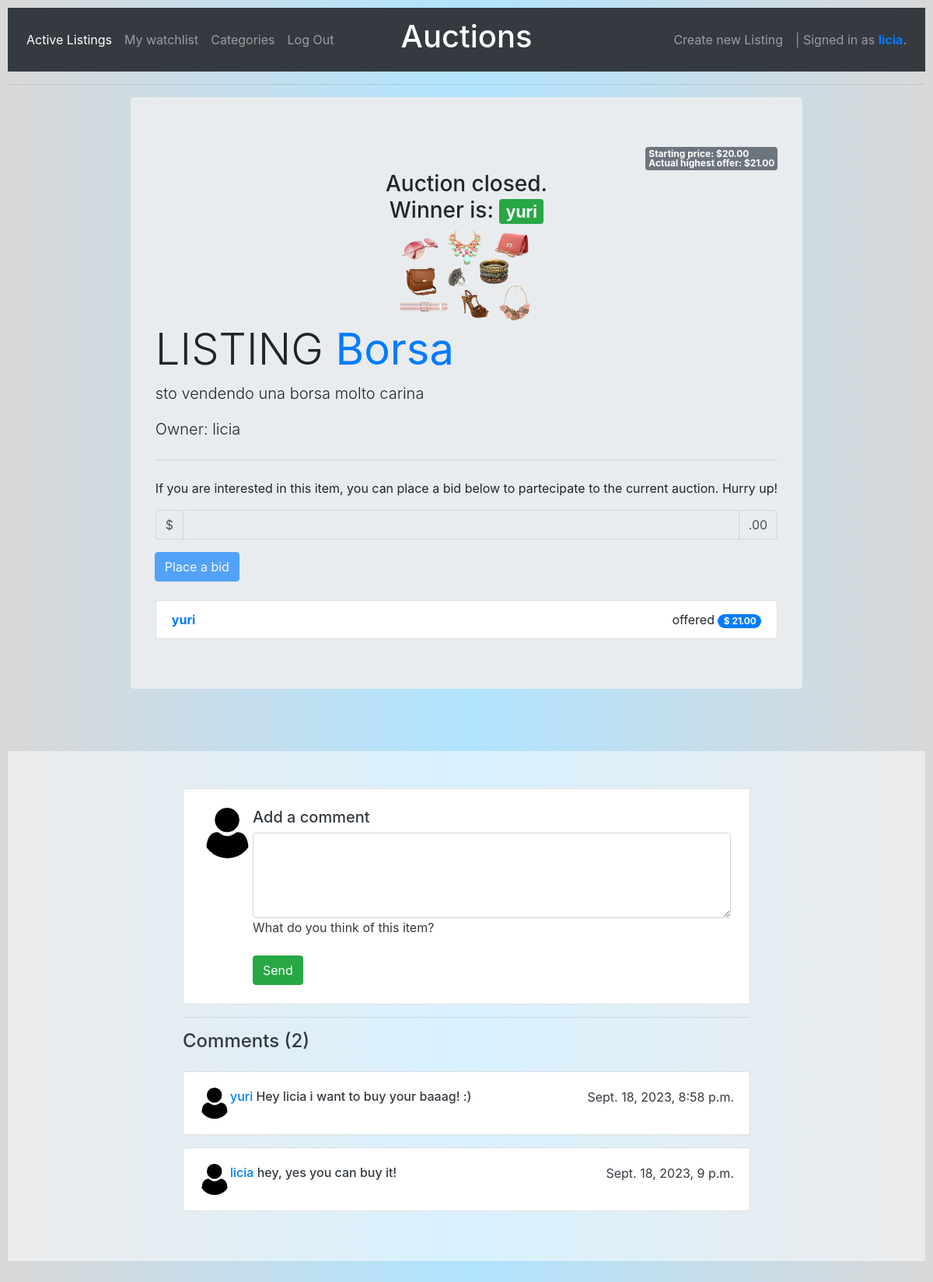
Page /6/listingpage (signed in) on the committed database.
### auctions/models.py (models this page shows, shortened)
class User(AbstractUser):
    pass

class Listing(models.Model):
    id = models.AutoField(primary_key=True)
    title = models.CharField(max_length=24)
    description = models.CharField(max_length=64)
    startingprice = models.IntegerField()
    imagename = models.CharField(max_length=255)
    categoryname = models.CharField(max_length=255, blank=True, null=True)
    user = models.ForeignKey(User, on_delete=models.CASCADE, related_name='owner')
    winner = models.CharField(max_length=255, blank=True, null=True)
    pass

class Bid(models.Model):
    id = models.AutoField(primary_key=True)
    amount = models.IntegerField()
    user = models.ForeignKey(User, on_delete=models.DO_NOTHING, related_name='bidder')
    listing = models.ForeignKey(Listing, on_delete=models.CASCADE, related_name='item')
    pass

class Comment(models.Model):
    id = models.AutoField(primary_key=True)
    content = models.CharField(max_length=255)
    user = models.ForeignKey(User, on_delete=models.DO_NOTHING, related_name='commenter')
    listing = models.ForeignKey(Listing, on_delete=models.CASCADE, related_name='itemCommented')
    timestamp = models.DateTimeField(blank=True, null=True)
    pass

### auctions/views.py (the view, shortened to what this page needs)
# urls.py: path("<int:listing_id>/listingpage", views.listing, name="listingpage"),
@login_required
def listing(request, listing_id):
    if request.user.is_authenticated:
        try:
            bids = Bid.objects.all().filter(listing=listing_id)
        except ObjectDoesNotExist:
            bids = None
    if request.user.is_authenticated:
        if request.method != "POST":
            try:
                listing = Listing.objects.get(pk=listing_id)
            except ObjectDoesNotExist:
                return HttpResponse("Listing not found.")
            user = User.objects.get(username=request.user)
            comments = Comment.objects.all().filter(listing=listing_id)
            commentsCount = comments.count()
            isOwner = False
            if listing.user.username == user.username:
                isOwner = True
            isactive = False
            try:
                watch = Watchlist.objects.get(user=user.pk, listing=listing_id)
                if watch is not None:
                    isactive = True
            except ObjectDoesNotExist:
                watch = None
            if bids is not None:
                offers=(bid.amount for bid in bids)
                maximum = max(offers, default=listing.startingprice)
            return render(request, "auctions/listingpage.html", {
                    "username": user.username,
                    "listing": listing,
                    "bids": bids,
                    "actualprice": maximum,
                    "isWatching": isactive,
                    "isOwner": isOwner,
                    "comments": comments,
                    "commentsCount": commentsCount
                })
    else:
        return HttpResponseRedirect(reverse("index"))

### auctions/templates/auctions/listingpage.html (shortened to what this page needs)
{% extends "auctions/layout.html" %}
{% block body %}
    {% load static %}
    <div class="row justify-content-center">
      <div class="jumbotron">
      <div class="text-right">
        <span class="badge badge-secondary">
          <span class="input-group-prepend">Starting price: ${{listing.startingprice}}<span class="input-group-append">.00</span></span>
          <span class="input-group-prepend">Actual highest offer: ${{actualprice}}<span class="input-group-append">.00</span></span>
        </span>
      </div>
      {% if listing.winner is not None %}
      <div class="text-center">
        <h3>Auction closed. <br>Winner is: <span class="badge badge-success">{{ listing.winner }}</span></h3>
      </div>
      {% endif %}
      <div class="text-center">
        <img class="card-img-top justify-content-center" src="{% static 'images/'|add:listing.imagename' %}" alt="Listing Image" id="img">
      </div>
        <h1 class="display-4">LISTING <strong class="text-primary">{{ listing.title }}</strong></h1>
        <form method="POST" action="{% url 'biddingpage' listing.id %}">
        <p class="lead">{{ listing.description }}</p>
        <p class="lead">Owner: {{ listing.user }}</p>
        <hr class="my-4">
        <p>If you are interested in this item, you can place a bid below to partecipate to the current auction. Hurry up!</p>
        <div class="input-group mb-3">
          <div class="input-group-prepend">
            <span class="input-group-text">$</span>
          </div>
          {% if listing.winner is None %}
          <input type="number" name="amount" class="form-control" aria-label="Amount (to the nearest dollar)" min="{{actualprice}}" required>
          {% else %}
          <input type="number" name="amount" class="form-control" aria-label="Amount (to the nearest dollar)" min="{{actualprice}}" readonly>
          {% endif %}
          <div class="input-group-append">
            <span class="input-group-text">.00</span>
          </div>
        </div>
        <div class="input-group-append">
          {% if listing.winner is None %}
            <input type="submit" value="Place a bid" class="btn btn-primary">
          {% else %}
            <input type="submit" value="Place a bid" class="btn btn-primary" disabled>
          {% endif %}
      </div>
      </form>
      <br>
      <ul class="list-group">
        {% for bid in bids %}
        <li class="list-group-item d-flex justify-content-between align-items-center">
          <strong class="text-primary">{{bid.user}}</strong>
          <div class="text-center"><span>offered </span>
            <span class="badge badge-primary badge-pill">
              <span class="input-group-prepend">$ {{bid.amount}}<span class="input-group-append">.00</span></span>
          </span>
        </div>
        </li>
        {% endfor %}
      </ul>
      </div>
    </div>
    <section id="commentSection">
      <form method="POST" action="{% url 'comment' listing.id %}">
      <div class="container my-5 py-5 text-dark">
        <div class="row d-flex justify-content-center">
          <div class="col-md-12 col-lg-10 col-xl-8">
            <div class="card">
              <div class="card-body p-4">
                <div class="d-flex flex-start w-100">
                  <img class="rounded-circle shadow-1-strong me-3"
                    src="{% static 'images/user.png' %}" alt="avatar" width="65"
                    height="65" />
                  <div class="w-100">
                    <h5>Add a comment</h5>
                    <div class="form-outline">
                      <textarea class="form-control" name="content" rows="4"></textarea>
                      <label class="form-label" for="textAreaExample">What do you think of this item?</label>
                    </div>
                    <div class="d-flex justify-content-between mt-3">
                      <button type="submit" class="btn btn-success">
                        Send
                      </button>
                    </div>
                  </div>
                </div>
              </div>
            </div>
          </form>
            <hr>
            {% if comments is not None %}
            <div class="d-flex justify-content-between align-items-center mb-4">
              <h4 class="text-dark mb-0">Comments ({{ commentsCount }})</h4>
            </div>
            {% for comment in comments %}
            <div class="card mb-3">
              <div class="card-body">
                <div class="d-flex flex-start">
                  <img class="rounded-circle shadow-1-strong me-3"
                    src="{% static 'images/user.png' %}" alt="avatar" width="40"
                    height="40" />
                  <div class="w-100">
                    <div class="d-flex justify-content-between align-items-center mb-3">
                      <h6 class="text-primary fw-bold mb-0">
                        {{ comment.user }}
                        <span class="text-dark ms-2">{{ comment.content }}</span>
                      </h6>
                      <p class="mb-0">{{ comment.timestamp }}</p>
                    </div>
                  </div>
                </div>
              </div>
            </div>
            {% endfor %}
            {% endif %}
    </section>
{% endblock %}

### auctions/templates/auctions/layout.html (shortened to what this page needs)
{% load static %}
<!DOCTYPE html>
<html lang="en">
    <head>
        <link rel="stylesheet" href="https://cdn.jsdelivr.net/npm/bootstrap@4.1.3/dist/css/bootstrap.min.css">
        <link href="{% static 'auctions/styles.css' %}" rel="stylesheet">
    </head>
    <body>
        <nav class="navbar navbar-expand-md navbar-dark bg-dark">
            <div class="navbar-collapse collapse w-100 order-1 order-md-0 dual-collapse2">
                <ul class="navbar-nav mr-auto">
                    <li class="nav-item active">
                        <a class="nav-link" href="{% url 'index' %}">Active Listings</a>
                    </li>
                {% if user.is_authenticated %}
                    <li class="nav-item">
                        <a class="nav-link" href="{% url 'watchpage' %}">My watchlist</a>
                    </li>
                    <li class="nav-item">
                        <a class="nav-link" href="{% url 'categories' %}">Categories</a>
                    </li>
                    <li class="nav-item">
                        <a class="nav-link" href="{% url 'logout' %}">Log Out</a>
                    </li>
                {% endif %}
                </ul>
            </div>
            <div class="mx-auto order-0">
                <a class="navbar-brand mx-auto" href="#"><h1>Auctions</h1></a>
            </div>
            <div class="navbar-collapse collapse w-100 order-3 dual-collapse2">
                <ul class="navbar-nav ml-auto">
                    <li class="nav-item">
                        <a class="nav-link" href="{% url 'newlisting' %}">Create new Listing</a>
                    </li>
                    <li>
                        {% if user.is_authenticated %}
                            <a class="nav-link">| Signed in as <strong class="text-primary">{{ user.username }}</strong>.</a>
                        {% else %}
                            <a class="nav-link">| Not signed in.</strong></a>
                        {% endif %}
                    </li>
                </ul>
            </div>
        </nav>
        <hr>
        {% block body %}
        {% endblock %}
    </body>
</html>

### auctions/static/auctions/styles.css (style rules this page uses)
body { padding: 10px; background: rgb(217,216,216); background: linear-gradient(90deg, rgba(217,216,216,1) 0%, rgba(97, 200, 255, 0.493) 50%, rgba(217,216,216,1) 100%); }
.card-img-top { width: 100%; height: 10vw; object-fit: cover; }
#commentSection, #filterSection { background-color: #fff; background-color: rgba(255,255,255,0.5); }
#img { object-fit: contain }

### rows in the picture
User: username "licia"
Listing: startingprice "20", winner "yuri", imagename (picture), title "Borsa", description "sto vendendo una borsa molto carina", user "licia"
Bid: user "yuri", amount "21"
Comment: user "yuri", content "Hey licia i want to buy your baaag! :)", timestamp "Sept. 18, 2023, 8:58 p.m."
Comment: user "licia", content "hey, yes you can buy it!", timestamp "Sept. 18, 2023, 9 p.m."

### other values in the picture
{{ actualprice }} "21"
{{ commentsCount }} "2"
